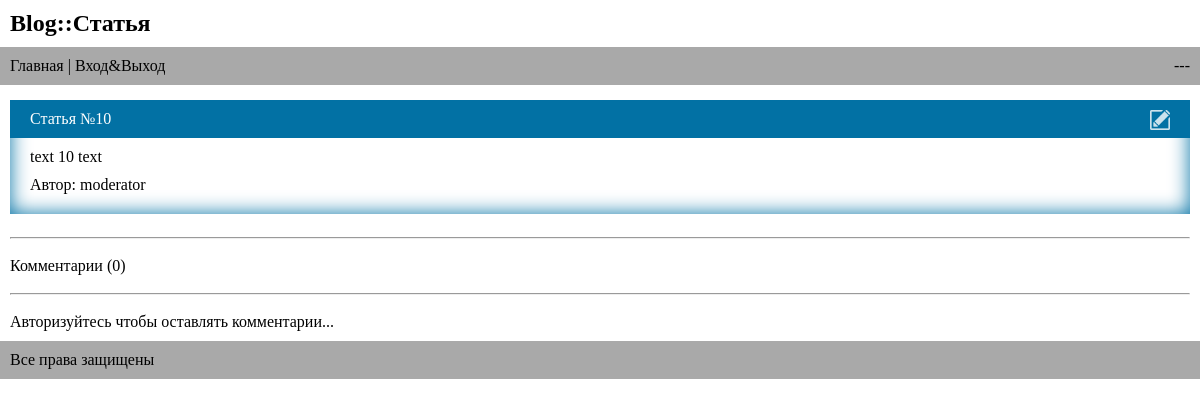
Screenshot of /articles/article/10 with the database file from the repository.
### tables this page shows
CREATE TABLE `articles` (
  `id_article` int(11) NOT NULL,
  `id_user` int(11) NOT NULL,
  `title` varchar(256) NOT NULL,
  `content` text NOT NULL
);

CREATE TABLE `users` (
  `id_user` int(11) NOT NULL,
  `login` varchar(32) NOT NULL,
  `password` varchar(32) NOT NULL,
  `access_level` int(11) NOT NULL DEFAULT 1
);

### controller/c_main.php (called while the page is built, shortened)
<?php
abstract class c_main
{
	public function request($action, $params)
	{
		$this->params = $params;
		$this->$action();
	}
	protected function template($file_name, $vars = array())
	{
		include "$file_name";
		return ob_get_clean();
	}
}
?>

### controller/c_articles.php (called while the page is built, shortened)
<?php
class c_articles extends c_base
{
	private $m_articles;
	private $m_comments;
	protected function before()
	{
		$this->m_articles = m_articles::instance();
		$this->m_comments = m_comments::instance();
	}
	public function action_article()
	{
		if ($this->user == null)
		{
			$hide_form = true;
		}
		$id_article = isset($this->params[2]) ? (int)$this->params[2] : null;
		if ($this->IsPost())
		{
			if ($this->m_comments->add($this->user['id_user'], $id_article, $_POST['text']))
			{
				header("Location: /articles/article/$id_article");
				exit();
			}
			else
			{
				$text = $_POST['text'];
				$error = true;
			}
		}
		else
		{
			$error = false;
		}
		$article = $this->m_articles->get_one($id_article);
		$comments = $this->m_comments->get_all($id_article);
		$v_comments = $this->template('view/v_articles/v_comments.php', array('comments' => $comments, 'error' => $error, 'hide_form' => (isset($hide_form)) ? $hide_form : false));
		$this->content = $this->template('view/v_articles/v_article.php', array('article' => $article, 'comments' => $v_comments));
	}
}
?>

### index.php (called while the page is built, shortened)
<?php
$info = isset($_GET['x']) ? explode('/', $_GET['x']) : $_GET['x'] = array();
$params = array();
foreach ($info as $v)
{
	if ($v != '')
		$params[] = $v;
}
switch ($params[0] = isset($params[0]) ? $params[0] : $params[0] = null)
{
	case 'articles':
		$controller = new c_articles();
		break;
}
$action = 'action_' . ((isset($params[1])) ? $params[1] : 'list');
$controller->request($action, $params);
?>

### model/m_mysql.php (called while the page is built, shortened)
<?php
class m_mysql
{
	private static $instance;
	public static function instance()
	{
		if (self::$instance == null)
		{
			self::$instance = new m_mysql();
		}
		return self::$instance;
	}
	public $mysqli;
	function __construct()
	{
		$this->mysqli = new mysqli(MYSQL_HOSTNAME, MYSQL_USERNAME, MYSQL_PASSWORD, MYSQL_DATABASE);
		$this->mysqli->set_charset('utf8');
	}
	public function select($query)
	{
		$result = $this->mysqli->query($query);
		$r = mysqli_num_rows($result);
		$arr = array();
		for($i = 0; $i < $r; $i++)
		{
			$row = mysqli_fetch_assoc($result);
			$arr[] = $row;
		}
		return $arr;
	}
}
?>

### model/m_articles.php (called while the page is built, shortened)
<?php
class m_articles
{
	private static $instance;
	public static function instance()
	{
		if (self::$instance == null)
		{
			self::$instance = new m_articles();
		}
		return self::$instance;
	}
	private $m_mysql;
	function __construct()
	{
		$this->m_mysql = m_mysql::instance();
	}
	public function get_one($id_article)
	{
		$query = "SELECT articles.*, users.login FROM articles LEFT JOIN users ON articles.id_user = users.id_user WHERE id_article = $id_article";
		$result = $this->m_mysql->select($query);
		if (isset($result[0]))
		{
			return $result[0];
		}
	}
}
?>

### model/m_comments.php (called while the page is built, shortened)
<?php
class m_comments
{
	private static $instance;
	public static function instance()
	{
		if (self::$instance == null)
		{
			self::$instance = new m_comments();
		}
		return self::$instance;
	}
	private $m_mysql;
	function __construct()
	{
		$this->m_mysql = m_mysql::instance();
	}
	public function get_all($id_article)
	{
		$id_article = (int)$id_article;
		$query = "SELECT comments.*, users.login FROM comments LEFT JOIN users ON comments.id_user = users.id_user WHERE id_article = $id_article ORDER BY id_comment ASC";
		$result = $this->m_mysql->select($query);
		return $result;
	}
}
?>

### view/v_articles/v_article.php (the view)
<div class="article">
	<div class="article_header">
		<div class="article_edit"><a href="articles/edit/<?=$article['id_article']?>"><img src="view/img/edit_2.png"></a></div>
		<div class="article_title"><?=$article['title']?></div>
	</div>
	<div class="article_body">
		<div class="article_content">
			<div><?=nl2br($article['content'])?></div>
			<div class="author">Автор: <?=$author = isset($article['login']) ? $article['login'] : '---';?></div>
		</div>
	</div>
</div>
<?=$comments?>

### view/css/style.css (style rules this page uses)
* { margin: 0; font-family: Comic Sans MS; }
a { color: #000000; text-decoration: none; }
.article { margin: 5px 0 5px 0; text-align: justify; box-shadow: 0 0 20px #0271A4 inset; }
.article_header { color: #FFFFFF; background: #0271A4; padding: 10px 20px 10px 20px; }
.article_body { padding: 10px 20px 20px 20px; }
.author { margin-top: 10px; }
.article_edit img { width: 20px; opacity: 0.8; float: right; }

### rows the page displays
articles: title "Статья №10", content "text 10 text", id_user.login "moderator"

### other values shown
$title "Blog::Статья"
$user_name "---"
count($comments) "0"
